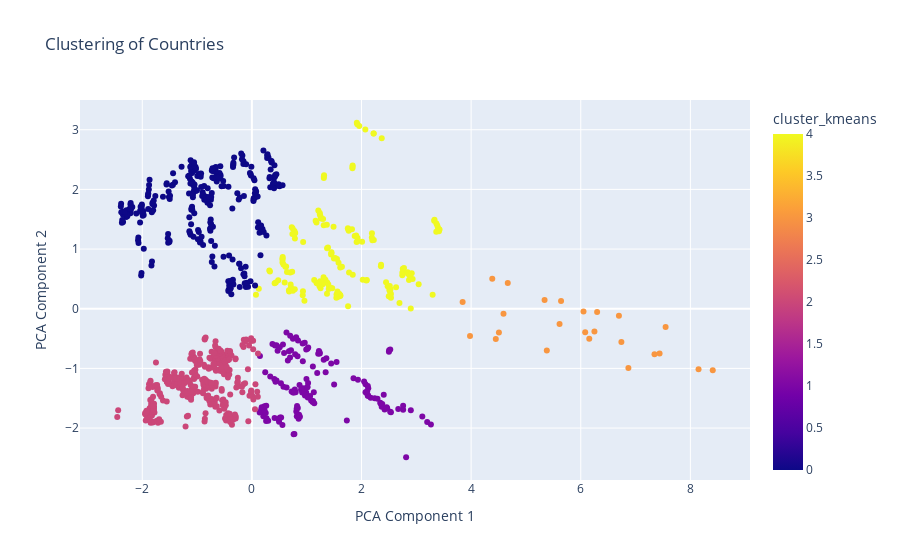

Notebook cell for this chart:
### Code cell
fig = px.scatter(df_clustering, x='PCA1', y='PCA2', color='cluster_kmeans', 
                 hover_data={
                     'PCA1': False,      
                     'PCA2': False,       
                     'cluster_kmeans': False,    
                     'country_name': True,    
                     'total_medals_year': True, 
                     'max_elevation': True,
                     'climate_zone': True, 
                     'year': True        
                 },
                 title=f'Clustering of Countries',
                 labels={'PCA1': 'PCA Component 1', 'PCA2': 'PCA Component 2'})
    
fig.show()

### Figure 1 — Plotly figure (JSON) as saved in the notebook; plotly's stock layout.template omitted (floating-point values rounded to 4 significant figures; data arrays with more than 128 entries replaced by an {"elided": "..."} marker saying what was removed)
{"data": [{"customdata": {"elided": "928x6 mixed values"}, "hovertemplate": "country_name=%{customdata[1]}<br>total_medals_year=%{customdata[2]}<br>max_elevation=%{customdata[3]}<br>climate_zone=%{customdata[4]}<br>year=%{customdata[5]}<extra></extra>", "legendgroup": "", "marker": {"color": {"elided": "928 int values"}, "coloraxis": "coloraxis", "symbol": "circle"}, "mode": "markers", "name": "", "orientation": "v", "showlegend": false, "type": "scatter", "x": {"elided": "928 float values"}, "xaxis": "x", "y": {"elided": "928 float values"}, "yaxis": "y"}], "layout": {"coloraxis": {"colorbar": {"title": {"text": "cluster_kmeans"}}, "colorscale": [[0, "#0d0887"], [0.1111, "#46039f"], [0.2222, "#7201a8"], [0.3333, "#9c179e"], [0.4444, "#bd3786"], [0.5556, "#d8576b"], [0.6667, "#ed7953"], [0.7778, "#fb9f3a"], [0.8889, "#fdca26"], [1, "#f0f921"]]}, "legend": {"tracegroupgap": 0}, "title": {"text": "Clustering of Countries"}, "xaxis": {"anchor": "y", "domain": [0, 1], "title": {"text": "PCA Component 1"}}, "yaxis": {"anchor": "x", "domain": [0, 1], "title": {"text": "PCA Component 2"}}}}
